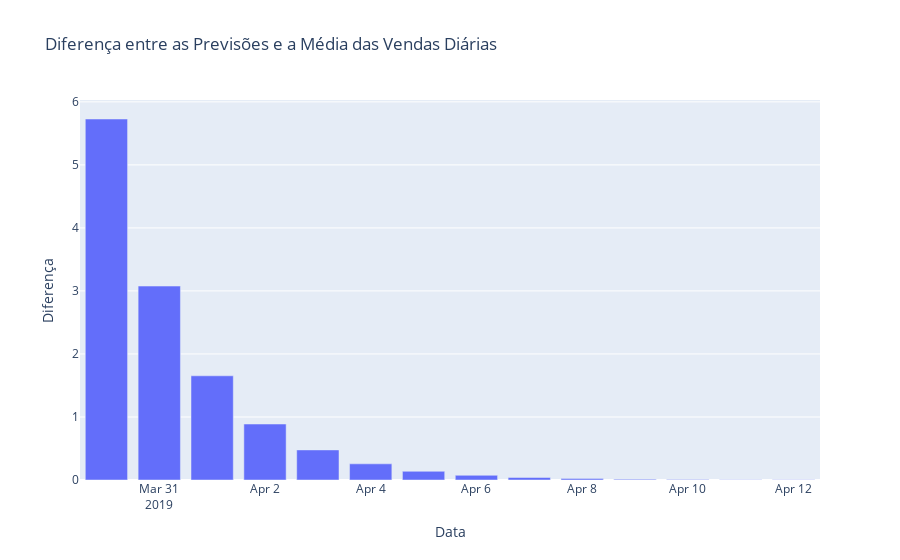

The cell this chart's notebook holds for it:
### Code cell
# Criar um DataFrame com as previsões e a média das vendas diárias
df_diff = pd.DataFrame(
    {
        "Data": np.arange(
            sales_daily.index[-1],
            sales_daily.index[-1] + pd.Timedelta(days=forecast_days),
            pd.Timedelta(days=1),
        ),
        "Previsões": forecast,
        "Média das Vendas Diárias": np.full(forecast.shape, mean_sales),
    }
)

# Calcular a diferença entre as previsões e a média das vendas diárias
df_diff["Diferença"] = df_diff["Previsões"] - df_diff["Média das Vendas Diárias"]

# Plotar a diferença em um gráfico de barras
fig = go.Figure(
    data=[go.Bar(name="Diferença", x=df_diff["Data"], y=df_diff["Diferença"])]
)

# Configurar o título e os rótulos dos eixos
fig.update_layout(
    title="Diferença entre as Previsões e a Média das Vendas Diárias",
    xaxis_title="Data",
    yaxis_title="Diferença",
)

# Mostrar o gráfico
fig.show()

### Figure 1 — Plotly figure (JSON) as saved in the notebook; plotly's stock layout.template omitted (floating-point values rounded to 4 significant figures)
{"data": [{"name": "Diferença", "type": "bar", "x": ["2019-03-30T00:00:00", "2019-03-31T00:00:00", "2019-04-01T00:00:00", "2019-04-02T00:00:00", "2019-04-03T00:00:00", "2019-04-04T00:00:00", "2019-04-05T00:00:00", "2019-04-06T00:00:00", "2019-04-07T00:00:00", "2019-04-08T00:00:00", "2019-04-09T00:00:00", "2019-04-10T00:00:00", "2019-04-11T00:00:00", "2019-04-12T00:00:00"], "y": [5.728, 3.077, 1.653, 0.8883, 0.4774, 0.2567, 0.1381, 0.07441, 0.0402, 0.02182, 0.01195, 0.006646, 0.003797, 0.002267]}], "layout": {"title": {"text": "Diferença entre as Previsões e a Média das Vendas Diárias"}, "xaxis": {"title": {"text": "Data"}}, "yaxis": {"title": {"text": "Diferença"}}}}
